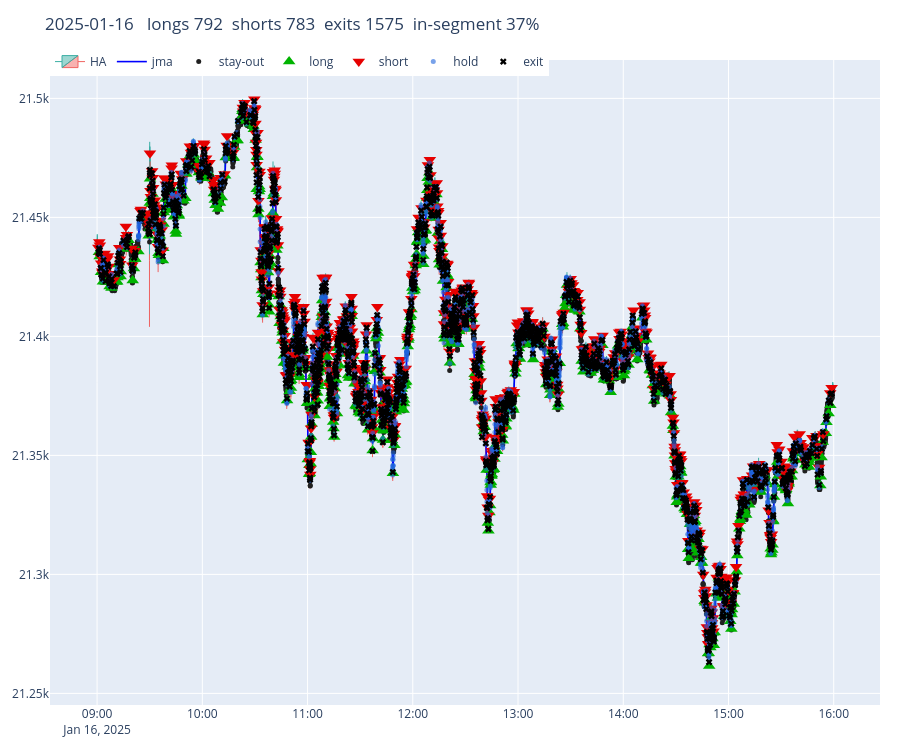

This figure's notebook cell:
### Code cell
TEST_DAY = "2025-01-16"
acts = plot_day(TEST_DAY)
print(acts)

### Figure 1 — Plotly figure (JSON) as saved in the notebook; plotly's stock layout.template omitted (floating-point values rounded to 4 significant figures; data arrays with more than 128 entries replaced by an {"elided": "..."} marker saying what was removed)
{"data": [{"close": {"elided": "12575 float values"}, "decreasing": {"line": {"color": "#ef5350"}}, "high": {"elided": "12575 float values"}, "increasing": {"line": {"color": "#26a69a"}}, "line": {"width": 1}, "low": {"elided": "12575 float values"}, "name": "HA", "opacity": 0.9, "open": {"elided": "12575 float values"}, "type": "candlestick", "x": {"elided": "12575 str values"}}, {"line": {"color": "#0000ff", "width": 1.6}, "name": "jma", "type": "scatter", "x": {"elided": "12575 str values"}, "y": {"elided": "12575 float values"}}, {"marker": {"color": "rgba(32,32,32,1)", "size": 5, "symbol": "circle"}, "mode": "markers", "name": "stay-out", "type": "scatter", "x": {"elided": "6328 str values"}, "y": {"elided": "6328 float values"}}, {"marker": {"color": "#00b300", "size": 11, "symbol": "triangle-up"}, "mode": "markers", "name": "long", "type": "scatter", "x": {"elided": "792 str values"}, "y": {"elided": "792 float values"}}, {"marker": {"color": "#e60000", "size": 11, "symbol": "triangle-down"}, "mode": "markers", "name": "short", "type": "scatter", "x": {"elided": "783 str values"}, "y": {"elided": "783 float values"}}, {"marker": {"color": "rgba(30,100,220,0.6)", "size": 5, "symbol": "circle"}, "mode": "markers", "name": "hold", "type": "scatter", "x": {"elided": "3081 str values"}, "y": {"elided": "3081 float values"}}, {"marker": {"color": "#000000", "size": 6, "symbol": "x"}, "mode": "markers", "name": "exit", "type": "scatter", "x": {"elided": "1575 str values"}, "y": {"elided": "1575 float values"}}], "layout": {"height": 750, "legend": {"orientation": "h", "x": 0, "y": 1.02}, "margin": {"b": 30, "l": 40, "r": 20, "t": 60}, "title": {"text": "2025-01-16   longs 792  shorts 783  exits 1575  in-segment 37%"}, "xaxis": {"anchor": "y", "domain": [0, 1], "rangeslider": {"visible": false}}, "yaxis": {"anchor": "x", "domain": [0, 1]}}}
